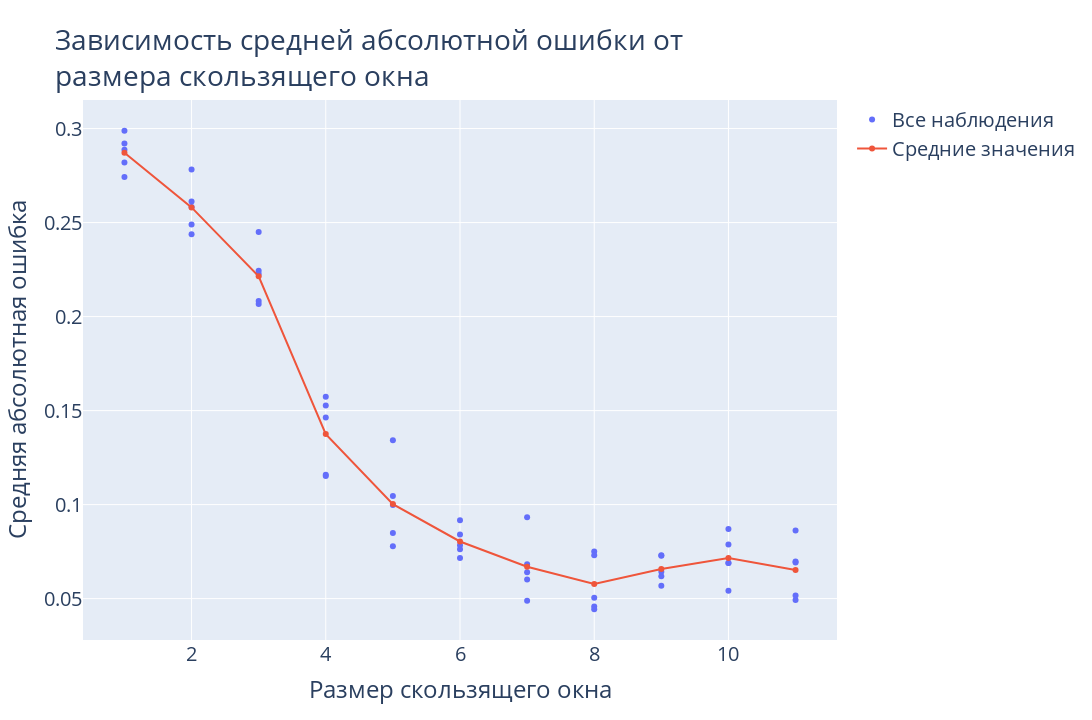

The notebook cell this image was saved under:
### Code cell
# Plotting results
fig = go.Figure()
fig.add_trace(
    go.Scatter(x=all_sizes, y=all_mapes,
               name='Все наблюдения', mode='markers')
)
fig.add_trace(
    go.Scatter(x=window_sizes, y=mapes_mean,
               name='Средние значения', mode='lines+markers')
)
fig.update_layout(
    title='Зависимость средней абсолютной ошибки от<br>размера скользящего окна',
    font=dict(size=20),
    xaxis=dict(title='Размер скользящего окна'),
    yaxis=dict(title='Средняя абсолютная ошибка'),
    width=1280,
    height=720
)
fig.show()

### Figure 1 — Plotly figure (JSON) as saved in the notebook; plotly's stock layout.template omitted (floating-point values rounded to 4 significant figures)
{"data": [{"mode": "markers", "name": "Все наблюдения", "type": "scatter", "x": [1, 1, 1, 1, 1, 2, 2, 2, 2, 2, 3, 3, 3, 3, 3, 4, 4, 4, 4, 4, 5, 5, 5, 5, 5, 6, 6, 6, 6, 6, 7, 7, 7, 7, 7, 8, 8, 8, 8, 8, 9, 9, 9, 9, 9, 10, 10, 10, 10, 10, 11, 11, 11, 11, 11], "y": [0.2742, 0.2888, 0.282, 0.292, 0.2988, 0.2782, 0.2437, 0.2583, 0.2612, 0.249, 0.2082, 0.2067, 0.2226, 0.2244, 0.245, 0.1152, 0.1573, 0.1159, 0.1527, 0.1464, 0.09981, 0.1343, 0.1046, 0.08489, 0.07784, 0.07623, 0.07844, 0.07157, 0.09165, 0.08409, 0.06828, 0.06402, 0.06018, 0.04893, 0.09324, 0.07508, 0.05052, 0.04584, 0.07311, 0.04435, 0.06184, 0.07281, 0.06423, 0.05687, 0.07309, 0.08707, 0.06889, 0.05416, 0.06898, 0.07874, 0.06979, 0.08629, 0.0692, 0.05167, 0.04928]}, {"mode": "lines+markers", "name": "Средние значения", "type": "scatter", "x": [1, 2, 3, 4, 5, 6, 7, 8, 9, 10, 11], "y": [0.2872, 0.2581, 0.2214, 0.1375, 0.1003, 0.0804, 0.06693, 0.05778, 0.06577, 0.07157, 0.06525]}], "layout": {"font": {"size": 20}, "height": 720, "title": {"text": "Зависимость средней абсолютной ошибки от<br>размера скользящего окна"}, "width": 1280, "xaxis": {"title": {"text": "Размер скользящего окна"}}, "yaxis": {"title": {"text": "Средняя абсолютная ошибка"}}}}
